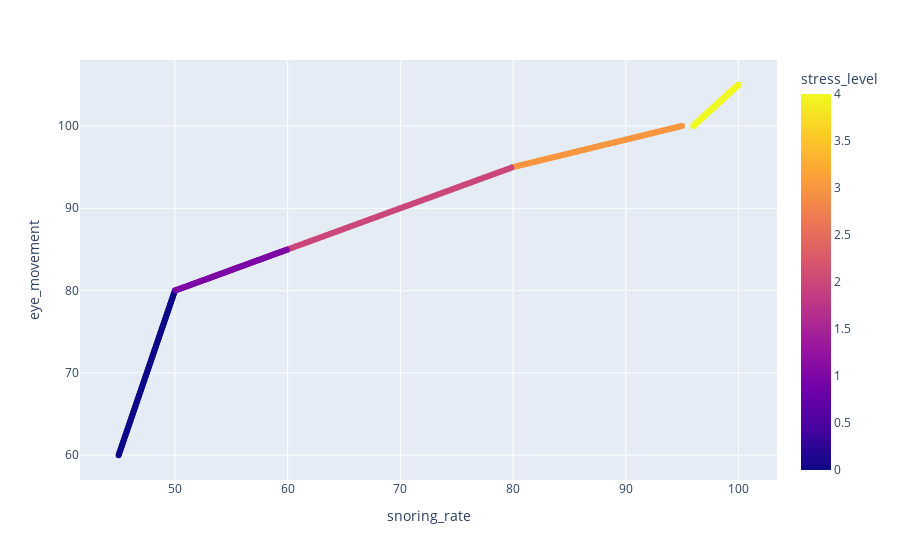

Source (notebook cell):
### Code cell
figure[4]

### Figure 1 — Plotly figure (JSON) as saved in the notebook; plotly's stock layout.template omitted (floating-point values rounded to 4 significant figures; data arrays with more than 128 entries replaced by an {"elided": "..."} marker saying what was removed)
{"data": [{"hovertemplate": "snoring_rate=%{x}<br>eye_movement=%{y}<br>stress_level=%{marker.color}<extra></extra>", "legendgroup": "", "marker": {"color": {"elided": "630 int values"}, "coloraxis": "coloraxis", "symbol": "circle"}, "mode": "markers", "name": "", "orientation": "v", "showlegend": false, "type": "scatter", "x": {"elided": "630 float values"}, "xaxis": "x", "y": {"elided": "630 float values"}, "yaxis": "y"}], "layout": {"coloraxis": {"colorbar": {"title": {"text": "stress_level"}}, "colorscale": [[0, "#0d0887"], [0.1111, "#46039f"], [0.2222, "#7201a8"], [0.3333, "#9c179e"], [0.4444, "#bd3786"], [0.5556, "#d8576b"], [0.6667, "#ed7953"], [0.7778, "#fb9f3a"], [0.8889, "#fdca26"], [1, "#f0f921"]]}, "legend": {"tracegroupgap": 0}, "margin": {"t": 60}, "xaxis": {"anchor": "y", "domain": [0, 1], "title": {"text": "snoring_rate"}}, "yaxis": {"anchor": "x", "domain": [0, 1], "title": {"text": "eye_movement"}}}}
